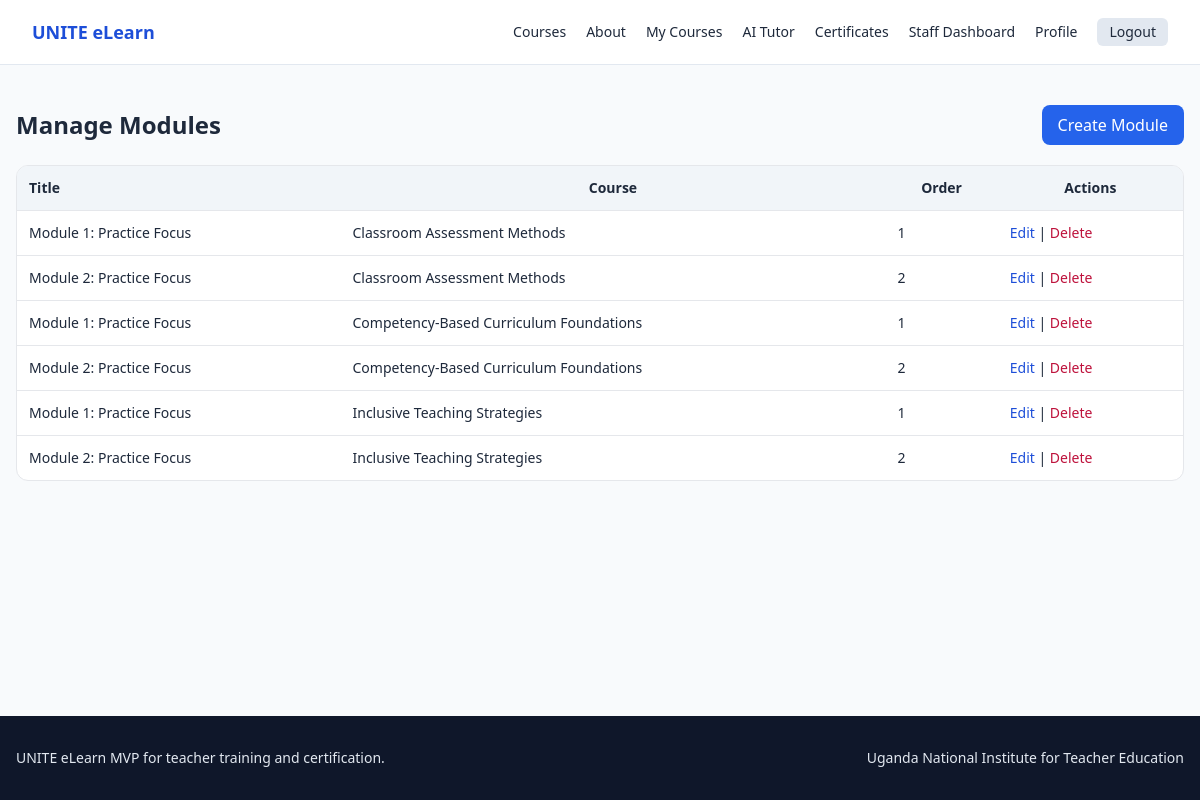
The app's page /dashboard/modules/ (signed in) with its own data.
### courses/models.py (models this page shows, shortened)
class Module(models.Model):
    course = models.ForeignKey(Course, on_delete=models.CASCADE, related_name="modules")
    title = models.CharField(max_length=255)
    order = models.PositiveIntegerField(default=1)
    description = models.TextField(blank=True)
    class Meta:
        ordering = ["course", "order", "id"]

class Course(models.Model):
    LEVEL_BEGINNER = "beginner"
    LEVEL_INTERMEDIATE = "intermediate"
    LEVEL_ADVANCED = "advanced"
    LEVEL_CHOICES = [
        (LEVEL_BEGINNER, "Beginner"),
        (LEVEL_INTERMEDIATE, "Intermediate"),
        (LEVEL_ADVANCED, "Advanced"),
    ]
    title = models.CharField(max_length=255)
    slug = models.SlugField(unique=True, max_length=255)
    category = models.CharField(max_length=120, blank=True, db_index=True)
    level = models.CharField(max_length=20, choices=LEVEL_CHOICES, default=LEVEL_BEGINNER)
    short_description = models.CharField(max_length=300)
    description = models.TextField()
    learning_objectives = models.TextField(blank=True)
    prerequisites = models.TextField(blank=True)
    target_audience = models.TextField(blank=True)
    created_by = models.ForeignKey(
        User,
        on_delete=models.SET_NULL,
        null=True,
        blank=True,
        related_name="created_courses",
    )
    cover_image = models.URLField(blank=True)
    is_published = models.BooleanField(default=True)
    passing_score = models.PositiveIntegerField(default=60)
    estimated_duration_hours = models.PositiveIntegerField(default=6)
    created_at = models.DateTimeField(auto_now_add=True)
    updated_at = models.DateTimeField(auto_now=True)
    class Meta:
        ordering = ["title"]

### dashboard/views.py (the view)
# urls.py: path("dashboard/modules/", views.manage_modules_view, name="manage-modules"),
@staff_required
def manage_modules_view(request):
    modules = Module.objects.select_related("course")
    return render(request, "dashboard/manage_modules.html", {"modules": modules})

### dashboard/templates/dashboard/manage_modules.html (shortened to what this page needs)
{% extends 'base.html' %}
{% block content %}
<div class="max-w-7xl mx-auto px-4 py-10">
    <div class="flex justify-between items-center mb-5">
        <h1 class="text-2xl font-bold">Manage Modules</h1>
        <a class="bg-unite-600 text-white px-4 py-2 rounded-lg" href="{% url 'dashboard:create-module' %}">Create Module</a>
    </div>
    <div class="bg-white border rounded-xl overflow-hidden">
        <table class="w-full text-sm">
            <thead class="bg-slate-100"><tr><th class="text-left p-3">Title</th><th class="p-3">Course</th><th class="p-3">Order</th><th class="p-3">Actions</th></tr></thead>
            <tbody>{% for module in modules %}<tr class="border-t"><td class="p-3">{{ module.title }}</td><td class="p-3">{{ module.course.title }}</td><td class="p-3">{{ module.order }}</td><td class="p-3"><a class="text-unite-700" href="{% url 'dashboard:edit-module' module.id %}">Edit</a> | <a class="text-rose-700" href="{% url 'dashboard:delete-module' module.id %}">Delete</a></td></tr>{% empty %}<tr><td class="p-3" colspan="4">No modules yet.</td></tr>{% endfor %}</tbody>
        </table>
    </div>
</div>
{% endblock %}

### records on screen
Module: title "Module 1: Practice Focus", course "Classroom Assessment Methods", order "1"
Module: title "Module 2: Practice Focus", course "Classroom Assessment Methods", order "2"
Module: title "Module 1: Practice Focus", course "Competency-Based Curriculum Foundations", order "1"
Module: title "Module 2: Practice Focus", course "Competency-Based Curriculum Foundations", order "2"
Module: title "Module 1: Practice Focus", course "Inclusive Teaching Strategies", order "1"
Module: title "Module 2: Practice Focus", course "Inclusive Teaching Strategies", order "2"
